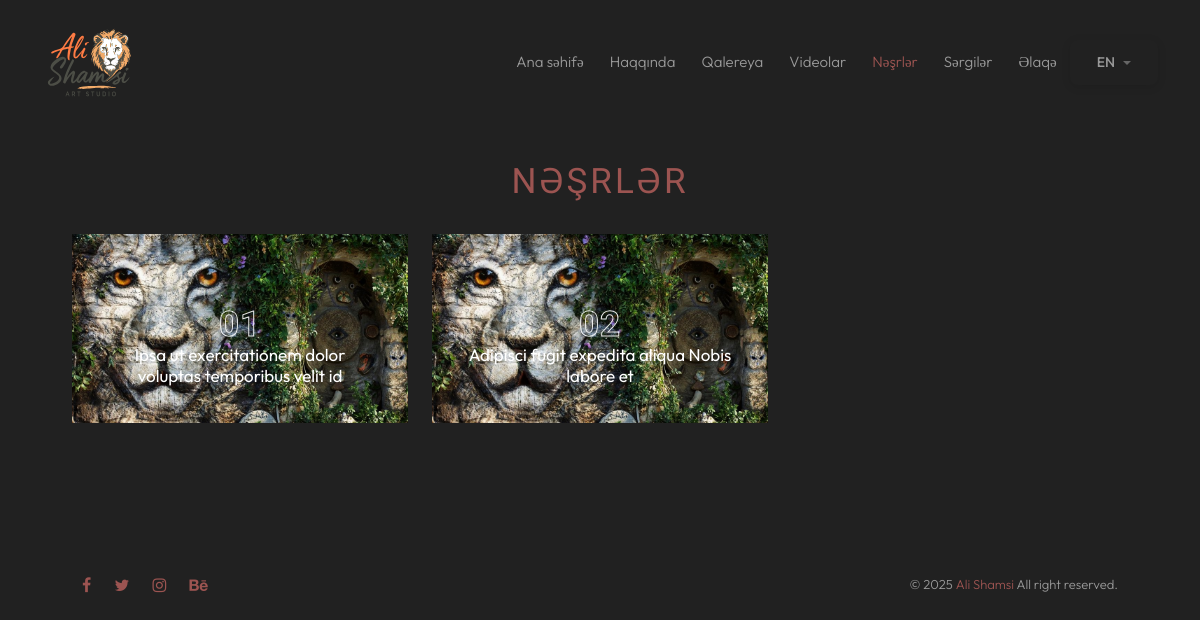
Page /publications/ on the earlier database version.
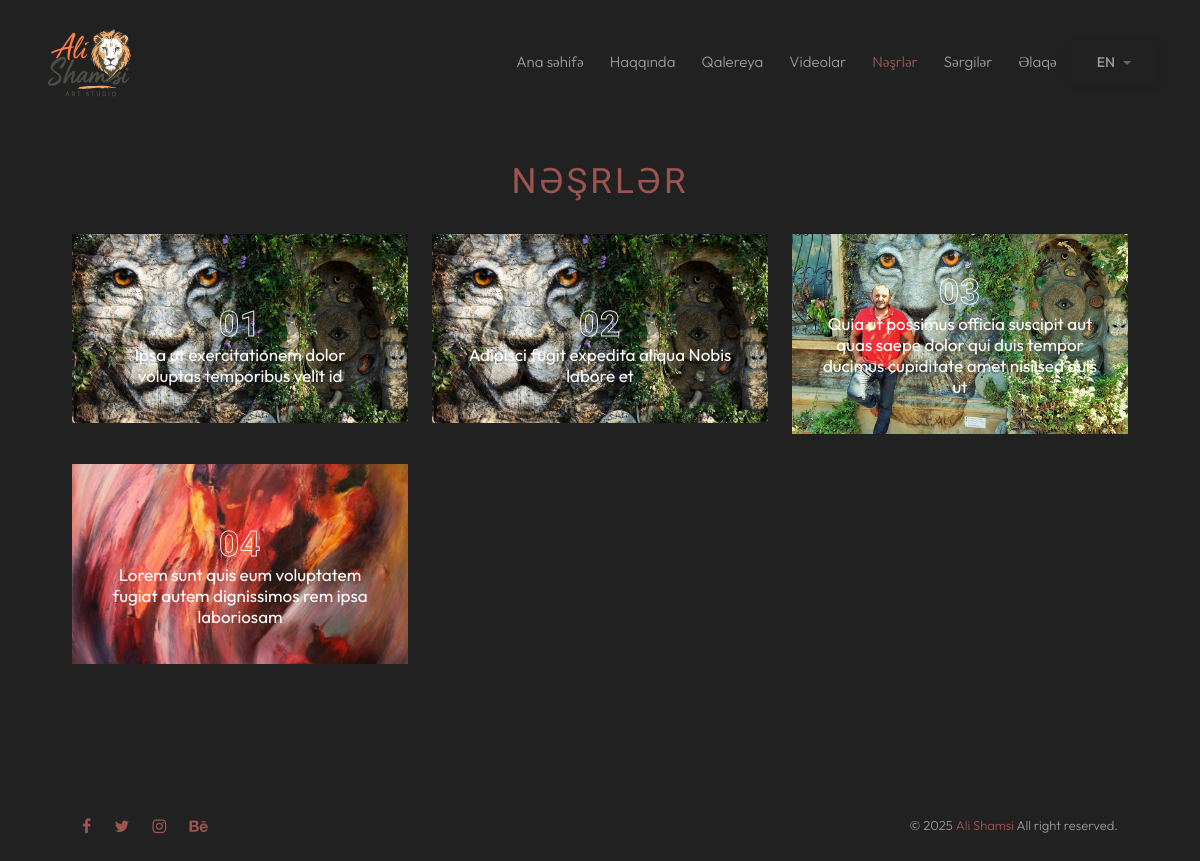
Same page on the later database version.
### publications/models.py (models this page shows, shortened)
class Publication(models.Model):
    title = models.CharField(max_length=200)
    description = models.TextField()
    image = models.ImageField(upload_to='publication/')

### publications/views.py (the view)
# urls.py: path('', views.publication_list, name='publication_list'),
def publication_list(request):
    publications = Publication.objects.all()
    items_per_page = 6
    paginator = Paginator(publications, items_per_page)
    page_number = request.GET.get('page', 1)
    page_obj = paginator.get_page(page_number)
    has_more = page_obj.has_next()
    context = {
        'publications': page_obj,
        'has_more': has_more,
        'total_count': paginator.count,
        'active_category': request.GET.get('category', ''),
    }
    return render(request, 'publication.html', context)

### templates/publication.html (shortened to what this page needs)
{% load static %} {% load i18n %}
<!DOCTYPE html>
<html lang="{{ LANGUAGE_CODE }}">
  <head>
    <link
      href="{% static 'assets/css/animate.css' %}"
      rel="stylesheet"
      type="text/css"
    />
    <link
      href="{% static 'assets/css/bootstrap.min.css' %}"
      rel="stylesheet"
      type="text/css"
    />
    <link
      href="{% static 'assets/css/font-awesome.css' %}"
      rel="stylesheet"
      type="text/css"
    />
    <link
      href="{% static 'assets/css/swiper.css' %}"
      rel="stylesheet"
      type="text/css"
    />
    <link
      href="{% static 'assets/css/jquery.fancybox.min.css' %}"
      rel="stylesheet"
      type="text/css"
    />
    <link
      href="{% static 'assets/css/style.css' %}"
      rel="stylesheet"
      type="text/css"
    />
  </head>
  <body>
    <div id="pozo-page-wrapper">
      <div class="content-lines-wrapper">
        <div class="content-lines-inner">
          <div class="content-lines"></div>
        </div>
      </div>
      {% include 'components/navbar.html' %}
      <section class="projects pt-130 mb-60">
        <div class="container">
          <div class="row">
            <div
              class="section-head col-md-12 text-center animate-box"
              data-animate-effect="fadeInUp"
            >
              <h4>{% trans 'Nəşrlər' %}</h4>
            </div>
            {% for publication in publications %}
            <div class="col-md-4 animate-box" data-animate-effect="fadeInUp">
              <div class="item">
                <div class="position-re o-hidden">
                  <img
                    src="{{ publication.image.url }}"
                    alt="{{ publication.title }}"
                  />
                </div>
                <div class="con">
                  <span class="category">
                    <a
                      href="{% url 'publications:publication_detail' publication.pk %}"
                      >{{ forloop.counter|stringformat:"02d" }}</a
                    >
                  </span>
                  <h5>
                    <a
                      href="{% url 'publications:publication_detail' publication.pk %}"
                      >{{ publication.title }}</a
                    >
                  </h5>
                  <a
                    href="{% url 'publications:publication_detail' publication.pk %}"
                    ><i class="fa fa-long-arrow-right"></i
                  ></a>
                </div>
              </div>
            </div>
            {% empty %}
            <div class="col-md-12 text-center">
              <p>{% trans "No publications available at the moment." %}</p>
            </div>
            {% endfor %}
          </div>
        </div>
      </section>
      {% include 'components/footer.html' %}
    </div>
  </body>
</html>

Differences in the rows shown:
added Publication: image (picture), title "Quia ut possimus officia suscipit aut quas saepe dolor qui duis tempor ducimus cupiditate amet nisi sed quis ut"
added Publication: image (picture), title "Lorem sunt quis eum voluptatem fugiat autem dignissimos rem ipsa laboriosam"
